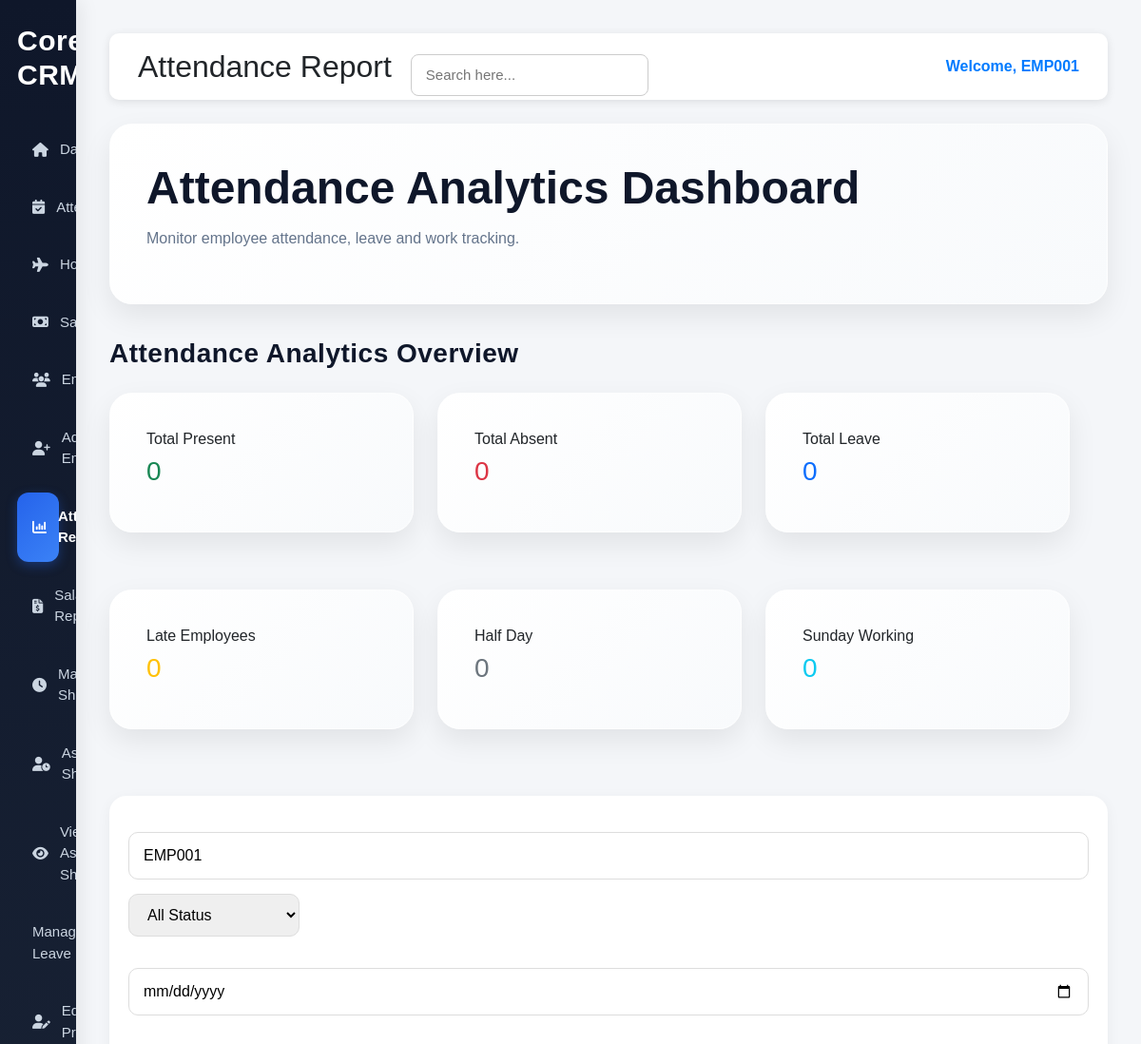
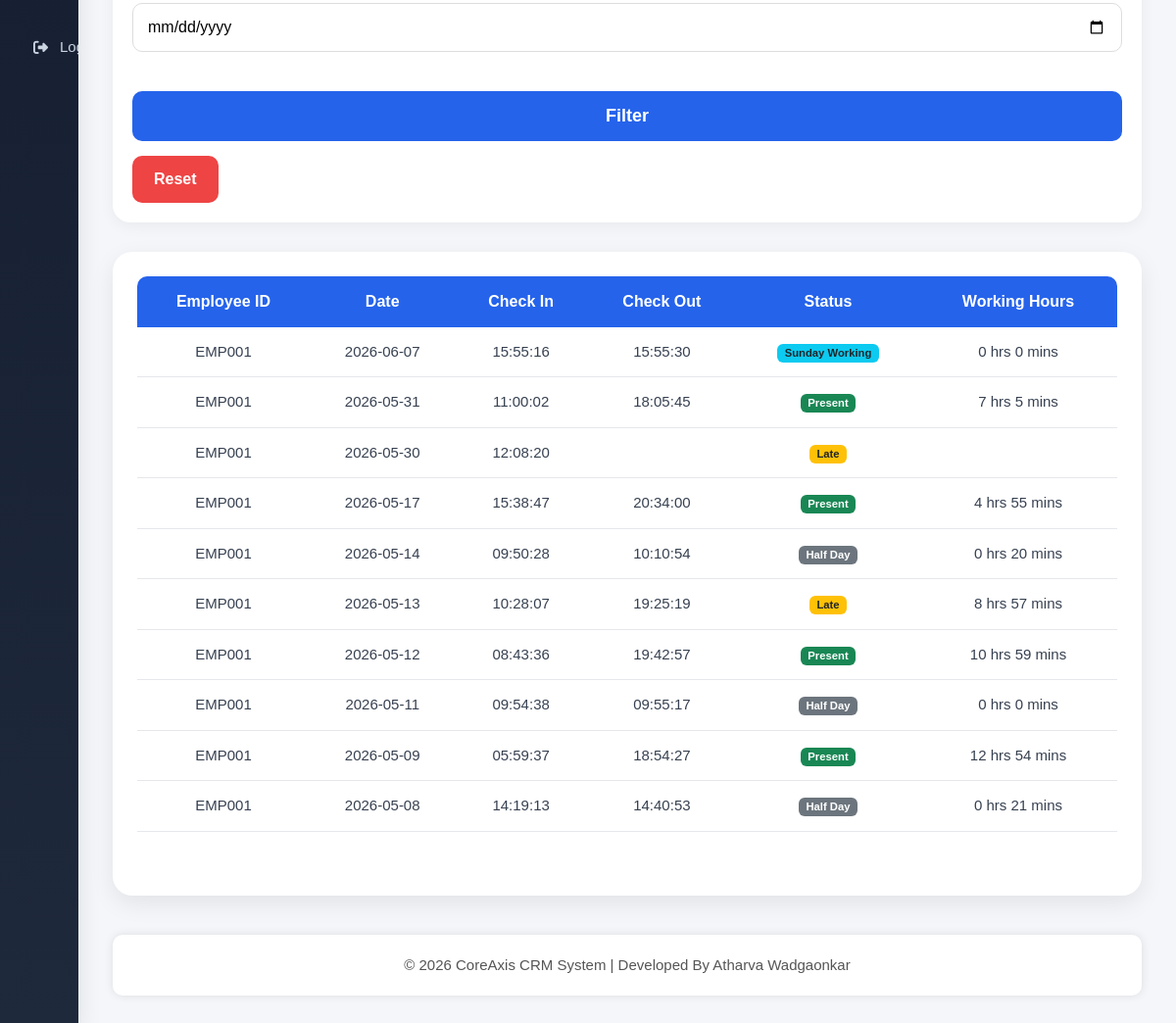
/attendance_report.php?employee_id=EMP001 (signed in), run on the app's committed database (2 pictures, top to bottom).
### tables this page shows
CREATE TABLE `attendance` (
  `id` int(11) NOT NULL,
  `employee_id` varchar(20) DEFAULT NULL,
  `attendance_date` date DEFAULT NULL,
  `check_in` time DEFAULT NULL,
  `check_out` time DEFAULT NULL,
  `status` varchar(50) DEFAULT NULL,
  `working_hours` varchar(20) DEFAULT NULL
);

### attendance_report.php (the view, shortened to what this page needs)
<?php
include 'includes/db.php';
?>
<!DOCTYPE html>
<html>
<head>
    <link rel="stylesheet" href="https://cdnjs.cloudflare.com/ajax/libs/bootstrap/5.3.3/css/bootstrap.min.css">
    <link rel="stylesheet" href="css/style.css">
    <link rel="stylesheet" href="https://cdnjs.cloudflare.com/ajax/libs/font-awesome/6.4.0/css/all.min.css">
</head>
<body>
    <div class="main-container">
        <div class="sidebar">
            <h2 style="color:white;">
                CoreAxis CRM
            </h2>
            <a href="dashboard.php">
                <i class="fa-solid fa-house"></i>
                Dashboard
            </a>
            <a href="attendance.php">
                <i class="fa-solid fa-calendar-check"></i>
                Attendance
            </a>
            <a href="holidays.php">
                <i class="fa-solid fa-plane"></i>
                Holidays
            </a>
            <a href="salary.php">
                <i class="fa-solid fa-money-bill"></i>
                Salary
            </a>
            <a href="employees.php">
                <i class="fa-solid fa-users"></i>
                Employees
            </a>
            <a href="add_employee.php">
                <i class="fa-solid fa-user-plus"></i>
                Add Employee
            </a>
            <a href="attendance_report.php" class="active">
                <i class="fa-solid fa-chart-column"></i>
                Attendance Report
            </a>
            <a href="salary_report.php">
                <i class="fa-solid fa-file-invoice-dollar"></i>
                Salary Report
            </a>
            <a href="manage_shift.php">
                <i class="fa-solid fa-clock"></i>
                Manage Shift
            </a>
            <a href="assign_shift.php">
                <i class="fa-solid fa-user-clock"></i>
                Assign Shift
            </a>
            <a href="view_assigned_shift.php">
                <i class="fa-solid fa-eye"></i>
                View Assigned Shift
            </a>
            <a href="manage_leave.php">
                Manage Leave
            </a>
            <a href="edit_profile.php">
                <i class="fa fa-user-edit"></i>
                Edit Profile
            </a>
            <a href="logout.php">
                <i class="fa-solid fa-right-from-bracket"></i>
                Logout
            </a>
        </div>
        <div class="content">
            <div class="topbar">
                <div class="topbar-left">
                    <h2>
                        Attendance Report
                    </h2>
                    <input type="text" placeholder="Search here..." class="search-box">
                </div>
                <div class="topbar-right">
                    <div class="profile-box">
                        Welcome,
                        <?php echo $_SESSION['employee_id']; ?>
                    </div>
                </div>
            </div>
            <div class="welcome-box">
                <h1>
                    Attendance Analytics Dashboard
                </h1>
                <p>
                    Monitor employee attendance, leave and work tracking.
                </p>
            </div>
            <h2 class="section-title">
                Attendance Analytics Overview
            </h2>
            <?php
            $today = date('Y-m-d');
            $present_count = mysqli_num_rows(mysqli_query(
                $conn,
                "SELECT DISTINCT employee_id FROM attendance
    WHERE status='Present'
    AND attendance_date='$today'"
            ));
            $absent_count = mysqli_num_rows(mysqli_query(
                $conn,
                "SELECT DISTINCT employee_id FROM attendance
    WHERE status='Absent'
    AND attendance_date='$today'"
            ));
            $leave_count = mysqli_num_rows(mysqli_query(
                $conn,
                "SELECT DISTINCT employee_id FROM attendance
    WHERE status='Leave'
    AND attendance_date='$today'"
            ));
            $late_count = mysqli_num_rows(mysqli_query(
                $conn,
                "SELECT DISTINCT employee_id FROM attendance
    WHERE status='Late'
    AND attendance_date='$today'"
            ));
            $sunday_working_count = mysqli_num_rows(mysqli_query(
                $conn,
                "SELECT DISTINCT employee_id FROM attendance
    WHERE status='Sunday Working'
    AND attendance_date='$today'"
            ));
            $half_day_count = mysqli_num_rows(mysqli_query(
                $conn,
                "SELECT DISTINCT employee_id FROM attendance
    WHERE status='Half Day'
    AND attendance_date='$today'"
            ));
            ?>
            <div class="stats-box">
                <div class="card">
                    <h6>Total Present</h6>
                    <h3 class="text-success">
                        <?php echo $present_count; ?>
                    </h3>
                </div>
                <div class="card">
                    <h6>Total Absent</h6>
                    <h3 class="text-danger">
                        <?php echo $absent_count; ?>
                    </h3>
                </div>
                <div class="card">
                    <h6>Total Leave</h6>
                    <h3 class="text-primary">
                        <?php echo $leave_count; ?>
                    </h3>
                </div>
                <div class="card">
                    <h6>Late Employees</h6>
                    <h3 class="text-warning">
                        <?php echo $late_count; ?>
                    </h3>
                </div>
                <div class="card">
                    <h6>Half Day</h6>
                    <h3 class="text-secondary">
                        <?php echo $half_day_count; ?>
                    </h3>
                </div>
                <div class="card">
                    <h6>Sunday Working</h6>
                    <h3 class="text-info">
                        <?php echo $sunday_working_count; ?>
                    </h3>
                </div>
            </div>
            <div class="filter-box">
                <form method="GET" class="filter-form">
                    <input type="text" name="employee_id" placeholder="Employee ID"
                        value="<?php echo isset($_GET['employee_id']) ? $_GET['employee_id'] : ''; ?>">
                    <select name="status">
                        <option value="">All Status</option>
                    </select>
                    <input type="date" name="from_date"
                        value="<?php echo isset($_GET['from_date']) ? $_GET['from_date'] : ''; ?>">
                    <input type="date" name="to_date"
                        value="<?php echo isset($_GET['to_date']) ? $_GET['to_date'] : ''; ?>">
                    <button type="submit" class="filter-btn">
                        Filter
                    </button>
                    <a href="attendance_report.php" class="reset-btn">
                        Reset
                    </a>
                </form>
            </div>
            <div class="table-container">
                <div class="table-responsive">
                    <table class="attendance-table">
                        <tr>
                            <th>Employee ID</th>
                            <th>Date</th>
                            <th>Check In</th>
                            <th>Check Out</th>
                            <th>Status</th>
                            <th>Working Hours</th>
                        </tr>
                        <?php
                        $query = "SELECT * FROM attendance WHERE 1";
                        if (isset($_GET['employee_id']) && $_GET['employee_id'] != '') {
                            $employee_id_filter = $_GET['employee_id'];
                            $query .= " AND employee_id='$employee_id_filter'";
                        }
                        $query .= " ORDER BY attendance_date DESC";
                        $result = mysqli_query($conn, $query);
                        while ($row = mysqli_fetch_assoc($result)) {
                            ?>
                            <tr>
                                <td>
                                    <?php echo $row['employee_id']; ?>
                                </td>
                                <td>
                                    <?php echo $row['attendance_date']; ?>
                                </td>
                                <td>
                                    <?php echo $row['check_in']; ?>
                                </td>
                                <td>
                                    <?php echo $row['check_out']; ?>
                                </td>
                                <td>
                                    <?php
                                    $status = $row['status'];
                                    if ($status == 'Present') {
                                        echo "<span class='badge bg-success'>Present</span>";
                                    } elseif ($status == 'Absent') {
                                        echo "<span class='badge bg-danger'>Absent</span>";
                                    } elseif ($status == 'Leave') {
                                        echo "<span class='badge bg-primary'>Leave</span>";
                                    } elseif ($status == 'Late') {
                                        echo "<span class='badge bg-warning text-dark'>Late</span>";
                                    } elseif ($status == 'Half Day') {
                                        echo "<span class='badge bg-secondary'>Half Day</span>";
                                    } elseif ($status == 'Sunday Working') {
                                        echo "<span class='badge bg-info text-dark'>Sunday Working</span>";
                                    } else {
                                        echo "<span class='badge bg-dark'>" . htmlspecialchars($status) . "</span>";
                                    }
                                    ?>
                                </td>
                                <td>
                                    <?php echo $row['working_hours']; ?>
                                </td>
                            </tr>
                        <?php } ?>
                    </table>
                </div>
            </div>
            <div class="footer">
                © 2026 CoreAxis CRM System |
                Developed By Atharva Wadgaonkar
            </div>
        </div>
    </div>
</body>
</html>

### data on the page
attendance: employee "EMP001", attendance_date "2026-06-07", check_in "15:55:16", check_out "15:55:30", status "Sunday Working", working_hours "0 hrs 0 mins"
attendance: employee "EMP001", attendance_date "2026-05-31", check_in "11:00:02", check_out "18:05:45", status "Present", working_hours "7 hrs 5 mins"
attendance: employee "EMP001", attendance_date "2026-05-30", check_in "12:08:20", status "Late"
attendance: employee "EMP001", attendance_date "2026-05-17", check_in "15:38:47", check_out "20:34:00", status "Present", working_hours "4 hrs 55 mins"
attendance: employee "EMP001", attendance_date "2026-05-14", check_in "09:50:28", check_out "10:10:54", status "Half Day", working_hours "0 hrs 20 mins"
attendance: employee "EMP001", attendance_date "2026-05-13", check_in "10:28:07", check_out "19:25:19", status "Late", working_hours "8 hrs 57 mins"
attendance: employee "EMP001", attendance_date "2026-05-12", check_in "08:43:36", check_out "19:42:57", status "Present", working_hours "10 hrs 59 mins"
attendance: employee "EMP001", attendance_date "2026-05-11", check_in "09:54:38", check_out "09:55:17", status "Half Day", working_hours "0 hrs 0 mins"
attendance: employee "EMP001", attendance_date "2026-05-09", check_in "05:59:37", check_out "18:54:27", status "Present", working_hours "12 hrs 54 mins"
attendance: employee "EMP001", attendance_date "2026-05-08", check_in "14:19:13", check_out "14:40:53", status "Half Day", working_hours "0 hrs 21 mins"

### other printed values
$_SESSION['employee_id'] "EMP001"
$present_count "0"
$absent_count "0"
$leave_count "0"
$late_count "0"
$half_day_count "0"
$sunday_working_count "0"
